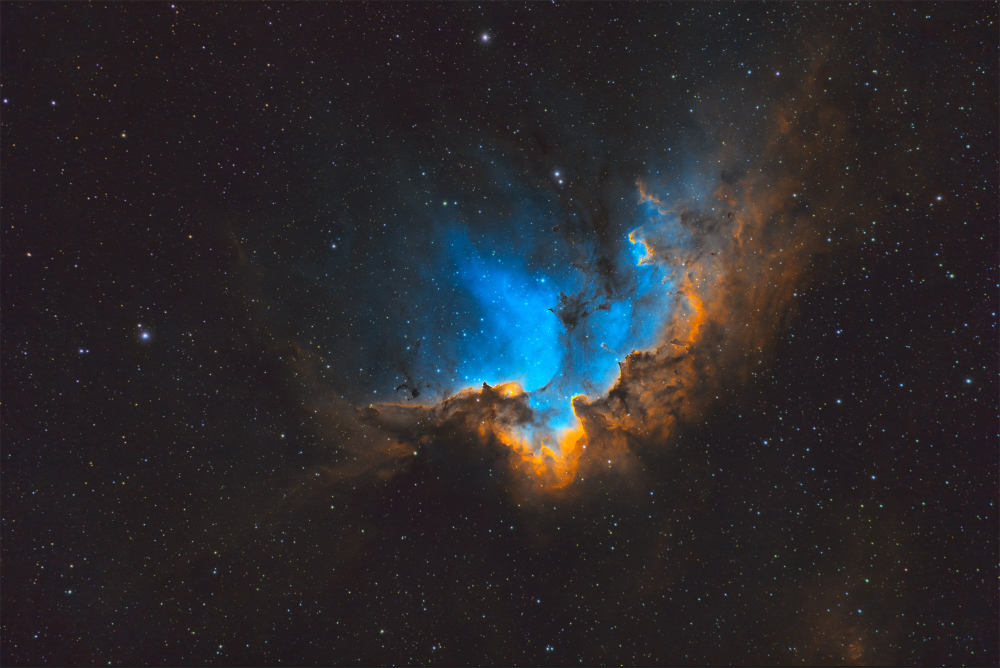
#> input picture Final Project/wizard-sm.jpg, 2000 x 1336 px (shown at 1/2 size)
$ python -i main.py   (imports and definitions only)
#> lines starting #> are read from the running program, lines starting #| are printed output that depends on the picture
# [239 lines of commented-out code are left out]


from tkinter import *
from tkinter import filedialog, ttk
from PIL import Image, ImageTk
import os
import shutil
import cv2
from skimage import io, img_as_ubyte, img_as_float, color
from skimage.restoration import denoise_nl_means
from skimage.filters import gaussian
from pywt import wavedec2, waverec2

# [19 lines left out: functions copy_image, download, not called in this run]

def denoise_image(filepath):
#> called with filepath = 'wizard-sm.jpg'
    img = io.imread(filepath)
#> img is the input picture: shape (1336, 2000, 3); mean R, G, B 42.5, 40.8, 44.3

    img_float32 = cv2.resize(img_as_float(img), (350, 350))
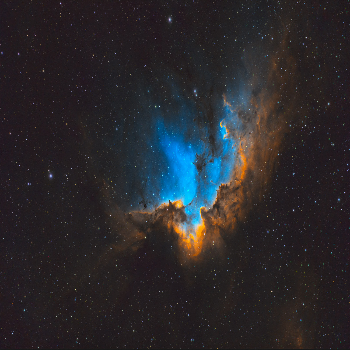
#> img_float32: shape (350, 350, 3) float64; mean R, G, B 0.166, 0.16, 0.174
    img_uint8 = img_as_ubyte(img_float32)

    if len(img_uint8.shape) == 3 and img_uint8.shape[2] == 3:
        R_channel, G_channel, B_channel = cv2.split(img_uint8)
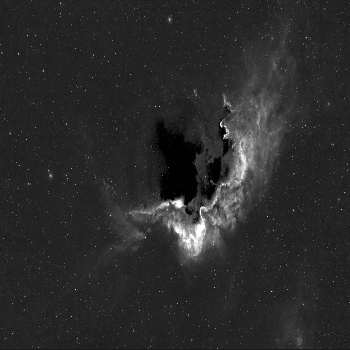
#> R_channel: shape (350, 350); min 0, max 255, mean 42.4
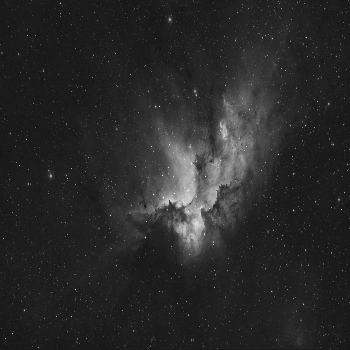
#> G_channel: shape (350, 350); min 17, max 252, mean 40.8
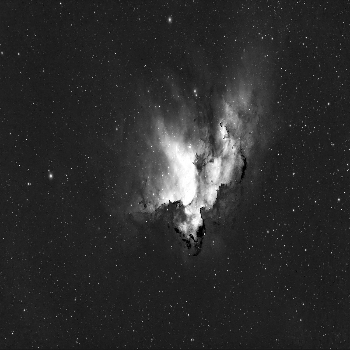
#> B_channel: shape (350, 350); min 0, max 255, mean 44.3
        denoise_nl_means_R = denoise_nl_means(R_channel, h=0.1, sigma=0.02, patch_size=5, patch_distance=6)
        denoise_nl_means_G = denoise_nl_means(G_channel, h=0.1, sigma=0.02, patch_size=5, patch_distance=6)
        denoise_nl_means_B = denoise_nl_means(B_channel, h=0.1, sigma=0.02, patch_size=5, patch_distance=6)
        denoised_color_img_uint8 = cv2.merge([denoise_nl_means_R, denoise_nl_means_G, denoise_nl_means_B])
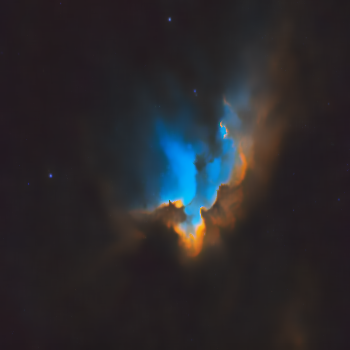
#> denoised_color_img_uint8: shape (350, 350, 3) float64; mean R, G, B 0.166, 0.159, 0.173
        denoised_color_img_uint8 = img_as_ubyte(denoised_color_img_uint8)
        cv2.imwrite(filepath, cv2.cvtColor(denoised_color_img_uint8, cv2.COLOR_BGR2RGB))
    else:
        def denoise_gaussian(image):
            return gaussian(image, sigma=1)

        def denoise_cv2_gaussian(image):
            return cv2.GaussianBlur(image, (3, 3), 0)

        # [7 lines left out: function denoise_wavelet, not called in this run]

        gray_img_float32_resized = cv2.resize(img_as_float(color.rgb2gray(img_uint8)), (320, 480))
        denoise_gaussian_gray = denoise_gaussian(gray_img_float32_resized)
        denoise_cv2_gaussian_gray = denoise_cv2_gaussian(gray_img_float32_resized)
        denoise_wavelet_gray = denoise_wavelet(gray_img_float32_resized)
        ensemble_gray = (denoise_gaussian_gray + denoise_cv2_gaussian_gray + denoise_wavelet_gray) / 3
        ensemble_gray_uint8 = img_as_ubyte(ensemble_gray)
        cv2.imwrite(filepath, ensemble_gray_uint8)

# [45 lines left out: functions show_output, denoise, importimg, not called in this run]

class Loader:
    def __init__(self, parent):
        self.progress = ttk.Progressbar(parent, mode='indeterminate')

    def start(self):
        self.progress.place(x=750, y=500)  # Adjust the x and y coordinates as needed
        self.progress.start()

    def stop(self):
        self.progress.stop()
        self.progress.place_forget()

# [3 lines not run here, left out]

# Add a background image
# bg_image_path = r"C:\Users\COMP\Desktop\Final Project\wizard-sm.jpg"  # Use raw string by adding 'r' before the string
# [1 line that did not run here, left out]
# [1 line not run here, left out]
# [1 line that did not run here, left out]
# [1 line that did not run here, left out]

# [1 line that did not run here, left out]
# [2 lines not run here, left out]

# Widgets
# [1 line that did not run here, left out]
# [1 line not run here, left out]

# [1 line that did not run here, left out]
# [1 line not run here, left out]

# [1 line that did not run here, left out]
# [1 line not run here, left out]

# [1 line that did not run here, left out]
# [1 line not run here, left out]

# [1 line that did not run here, left out]
# [1 line not run here, left out]

# [1 line that did not run here, left out]
# [1 line not run here, left out]

# [1 line that did not run here, left out]
# [1 line not run here, left out]

# [1 line that did not run here, left out]

# [1 line not run here, left out]

>>> result = denoise_image('wizard-sm.jpg')
